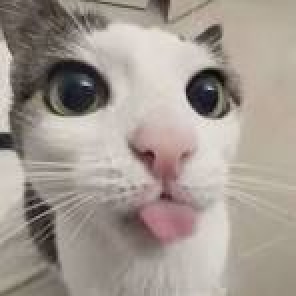
#> input picture a.jpg, 148 x 148 px (shown 2 times larger)
$ python 'Prac7 Sobel.py'   (older library calls are emulated)
#> lines starting #> are read from the running program, lines starting #| are printed output that depends on the picture
import cv2
import numpy as np
img = cv2.imread("a.jpg")
#> img is the input picture: shape (148, 148, 3); mean B, G, R 145.1, 153.2, 162.8

x = cv2.Sobel(img, cv2.CV_64F, 1, 0)
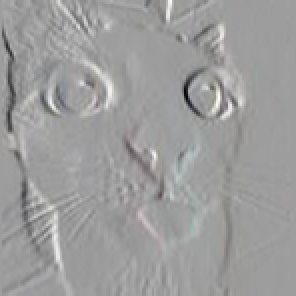
#> x: shape (148, 148, 3) float64 (shown 2 times larger); mean B, G, R -0.4, 0, 0.2; drawn with min black and max white
y = cv2.Sobel(img, cv2.CV_64F, 0, 1)
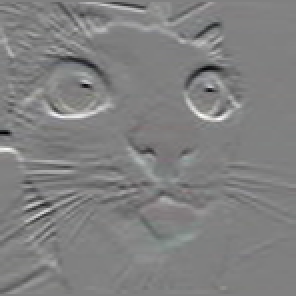
#> y: shape (148, 148, 3) float64 (shown 2 times larger); mean B, G, R 0.9, 0.8, 0.7; drawn with min black and max white

result = cv2.magnitude(x, y)
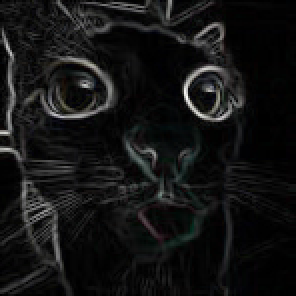
#> result: shape (148, 148, 3) float64 (shown 2 times larger); mean B, G, R 58.2, 58.5, 57.7; drawn with min black and max white

cv2.imshow("Original", img)
cv2.imshow("Sobel", np.uint8(result))
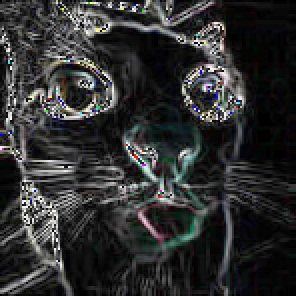
#> window 'Sobel': shape (148, 148, 3) (shown 2 times larger); mean B, G, R 48, 48.1, 47.3

cv2.waitKey(0)
cv2.destroyAllWindows()
